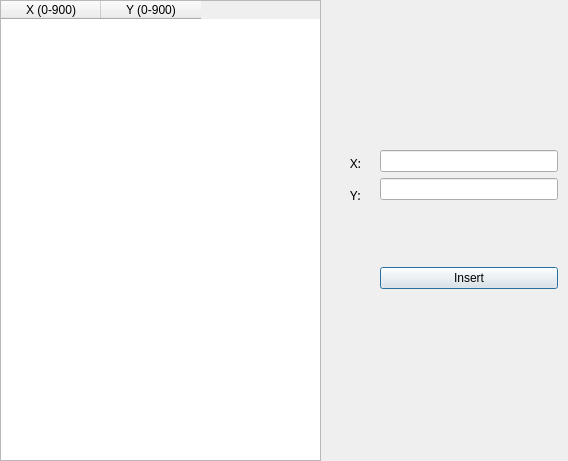
<?xml version="1.0" encoding="UTF-8"?>
<ui version="4.0">
 <class>CoordinateDialog</class>
 <widget class="QDialog" name="CoordinateDialog">
  <property name="geometry">
   <rect>
    <x>0</x>
    <y>0</y>
    <width>568</width>
    <height>461</height>
   </rect>
  </property>
  <property name="windowTitle">
   <string>Dialog</string>
  </property>
  <widget class="QTableWidget" name="tableWidget">
   <property name="geometry">
    <rect>
     <x>0</x>
     <y>0</y>
     <width>321</width>
     <height>461</height>
    </rect>
   </property>
   <column>
    <property name="text">
     <string>X (0-900)</string>
    </property>
   </column>
   <column>
    <property name="text">
     <string>Y (0-900)</string>
    </property>
   </column>
  </widget>
  <widget class="QWidget" name="">
   <property name="geometry">
    <rect>
     <x>380</x>
     <y>150</y>
     <width>178</width>
     <height>139</height>
    </rect>
   </property>
   <layout class="QVBoxLayout" name="verticalLayout">
    <item>
     <widget class="QLineEdit" name="lineEdit"/>
    </item>
    <item>
     <widget class="QLineEdit" name="lineEdit_2"/>
    </item>
    <item>
     <spacer name="verticalSpacer">
      <property name="orientation">
       <enum>Qt::Vertical</enum>
      </property>
      <property name="sizeHint" stdset="0">
       <size>
        <width>20</width>
        <height>40</height>
       </size>
      </property>
     </spacer>
    </item>
    <item>
     <widget class="QPushButton" name="pushButton">
      <property name="text">
       <string>Insert</string>
      </property>
     </widget>
    </item>
   </layout>
  </widget>
  <widget class="QWidget" name="">
   <property name="geometry">
    <rect>
     <x>350</x>
     <y>150</y>
     <width>20</width>
     <height>57</height>
    </rect>
   </property>
   <layout class="QVBoxLayout" name="verticalLayout_2">
    <item>
     <widget class="QLabel" name="label">
      <property name="font">
       <font>
        <family>Century Gothic</family>
        <pointsize>10</pointsize>
       </font>
      </property>
      <property name="text">
       <string>X:</string>
      </property>
     </widget>
    </item>
    <item>
     <widget class="QLabel" name="label_2">
      <property name="font">
       <font>
        <family>Century Gothic</family>
        <pointsize>10</pointsize>
       </font>
      </property>
      <property name="text">
       <string>Y:</string>
      </property>
     </widget>
    </item>
   </layout>
  </widget>
 </widget>
 <resources/>
 <connections/>
</ui>
